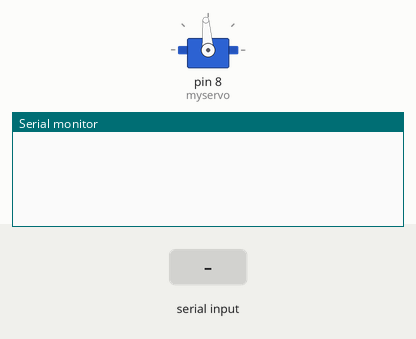
Bench run of a sketch on a simulated Arduino Uno, built with avr-gcc and run on an emulated ATmega328P. On the bench: servo, the last lines printed to the serial monitor. The test bench sets the inputs (shaded band).

Above: at 1.2 s.
1.3 s: "90,45\n" received over Serial
At 2.1 s:
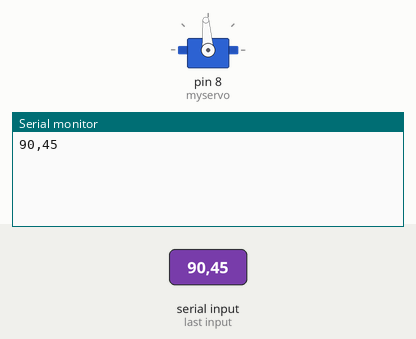
2.8 s: "90,45\n" received over the second serial link
At 3.8 s:
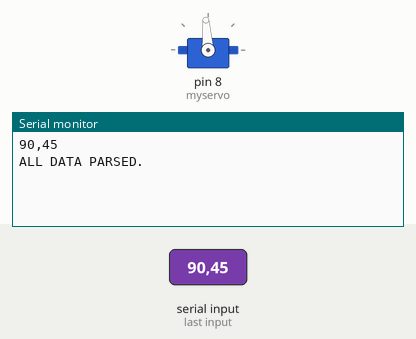
4.3 s: "0\n" received over Serial
At 5.6 s:
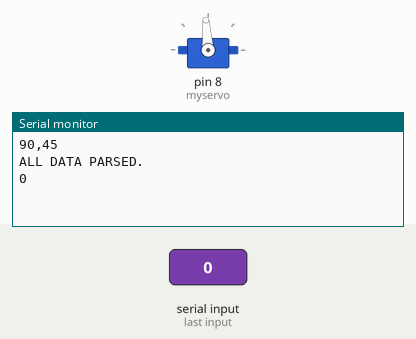

The sketch:

ArduinoCode.ino
```cpp
#include <SoftwareSerial.h>
#include <Servo.h>
SoftwareSerial mySerial(2, 3); // RX, TX

Servo myservo;
bool stop = true;

bool awake = false;

int timer;
char mybuffer[100];
void setup() {
  // Open serial communications and wait for port to open:
pinMode(2, INPUT);
pinMode(3, OUTPUT);
  Serial.begin(9600);
 mySerial.begin(9600);

myservo.attach(8);
myservo.write(94);

timer = 1;
  // set the data rate for the SoftwareSerial port
}

void loop() { // run over and over

  /* mobile sending info to arduino */
  if (mySerial.available()) {
    parser();
  }

  /* This can be used to send info to mobile */
  if (Serial.available()) {
    char num = Serial.read();
    //Serial.println(num);
    //mySerial.write(Serial.read());
 //mySerial.write(num);
 Serial.write(num);
  }
  /*  --- THIS IS FOR TIMER ALARM --- NOT SURE IF IT'S GOOD..
Serial.println(timer);
if (timer%10 == 0){
  myservo.write(150);
  delay(500);
  myservo.write(94);
}

timer++;
  delay(1000);
*/

}

void parser(){

String str_value = "";
mySerial.readBytes(mybuffer, 4);
delay(5);
while(mySerial.available()){
  str_value += (char)mySerial.read();
delay(5);
}
char *char_value = &str_value[0]; // converto to char array
int value = atoi(char_value); // convert to integer

if (strcmp(&mybuffer[0], "SERV") == 0){
  myservo.write(value);
}
else if (strcmp(&mybuffer[0], "LIGH") == 0){
  Serial.print("LIGHT TYPE: ");
  Serial.println(value);
}
else if (strcmp(&mybuffer[0], "PASS") == 0){
  Serial.print("PASS TYPE: ");
  Serial.println(value);
}
Serial.println("ALL DATA PARSED.");

}
```

Measured:
- after the input at 1.3 s, the serial monitor: prints a new line at once (image 1)
- after the input at 2.8 s, the serial monitor: prints a new line at once (image 2)
- after the input at 4.3 s, the serial monitor: prints a new line at once (image 3)
